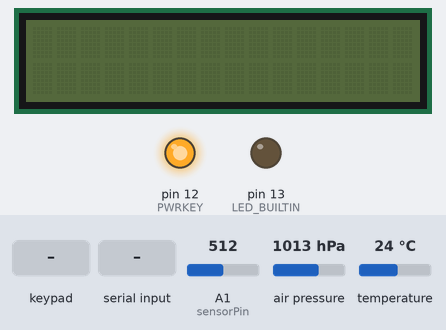
A sketch run on a simulated Arduino Uno, built with avr-gcc and run on an emulated ATmega328P. On the bench: 16×2 character LCD, output pins drawn as LEDs (lit = HIGH). Wiring (inferred from the names in the program): BME280 sensor at I2C address 0x76. The test bench sets the inputs (shaded band); at power-on: A1 (sensorPin) = 512, air pressure 1013 hPa, temperature 24 °C. The modem accepts every AT command (registered, SIM ready, sends succeed) and sends nothing else; what the sketch prints to the serial monitor is not drawn.

Above: at 1.8 s.
1.9 s: keypad keys 9 8 7 6 * pressed 0.4 s apart
At 2.7 s:
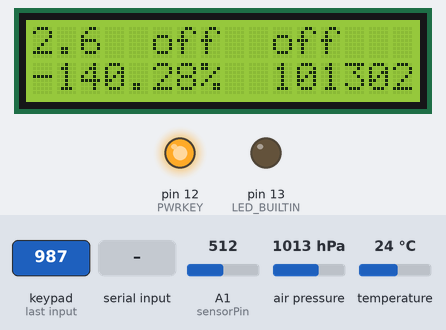
At 4.3 s:
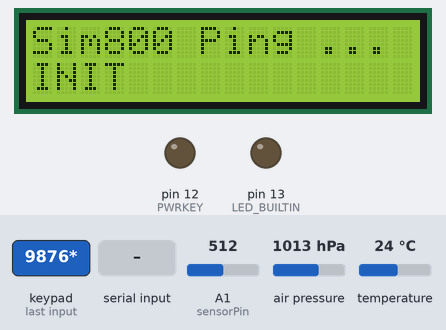
7.0 s: "SENDDATATOME\n" received over the second serial link
At 11.2 s:
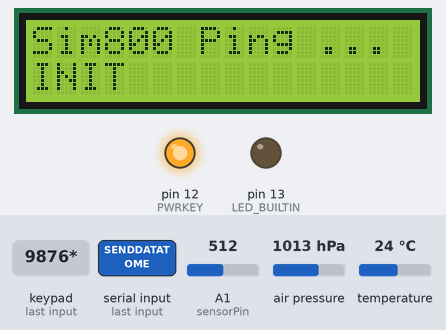
11.4 s: "A\n" received over the second serial link
15.5 s: "B\n" received over the second serial link
Timing chart, 0 to 18.5 s (numbered marks = the images above; inputs shaded):
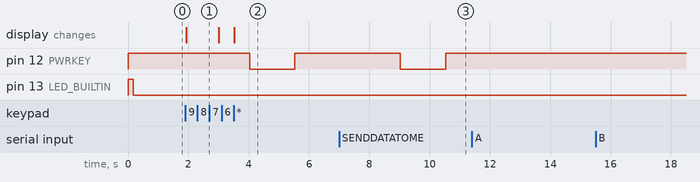

The sketch:

Sim800L.ino
```cpp
#include <EEPROM.h>
#include <Keypad.h>
#include <Wire.h>  // https://www.arduino.cc/reference/en/language/functions/communication/wire/

#include "forcedBMX280.h"
#include "header.h"
//
#define BMX_CYCLE 2000  // frequency for BMX280 readout (in ms)
ForcedBME280Float climateSensor = ForcedBME280Float(Wire, 0x76);
int32_t g_temperature;     // current temperature
uint32_t g_pressure;       // current pressure
uint32_t g_humidity;       // current humidity
float g_temperatureFloat;  // current temperature
float g_pressureFloat;     // current pressure
float g_humidityFloat;     // current humidity
//
//
const int sensorPin = A1;            // Analog pin connected to the sensor
const float referenceVoltage = 1.1;  // Internal reference voltage
const float resistorValue = 51.0;    // Resistor value in ohms
const float maxCurrent = 0.0198;     // 20 mA
const float minCurrent = 0.0038;     // 4 mA
const float maxValue = 6.0;          // Maximum value corresponding to 20 mA
const float minValue = 0.0;
const int sesnsorupdatecountnumbers = 10;
int sesnsorupdatecount = 0;
String valueString = "";
float value;
//
const byte ROWS = 4;  // Four rows
const byte COLS = 4;  // Four columns
char keys[ROWS][COLS] = {{'1', '2', '3', 'A'},
                         {'4', '5', '6', 'B'},
                         {'7', '8', '9', 'C'},
                         {'*', '0', '#', 'D'}};
byte rowPins[ROWS] = {9, 8, 7, 6};
byte colPins[COLS] = {5, 4, 3, 2};

Keypad keypad = Keypad(makeKeymap(keys), rowPins, colPins, ROWS, COLS);

// Variables
unsigned long lastKeyPressTime = 0;
const unsigned long timeout = 20000;
bool inMenu = false;
bool inValueMenu = false;
bool inShow = false;
int valueIndex = 0;
const int predefinedValues[] = {1, 2, 3, 4, 6, 12, 24};
int hourValue = 0;
unsigned long previousMillis = 0;
unsigned long interval;
unsigned long HpreviousMillis = 0;  // Stores last time SMS was checked
const long Hinterval = 150000;
void setup() {
  // set LED as output and turn it off
  pinMode(LED_BUILTIN, OUTPUT);
  digitalWrite(LED_BUILTIN, HIGH);
  Serial.begin(9600);
  mob.begin();
  // Initialize the dis
  dis.begin();
  // Enable internal AREF 1.1V
  analogReference(INTERNAL);
  Wire.begin();
  while (climateSensor.begin()) {
    Serial.println("Waiting for sensor...");

    delay(1000);
  }
  digitalWrite(LED_BUILTIN, LOW);
  // Retrieve values from EEPROM
  retrieveValuesFromEEPROM();
  Serial.println(mob.phoneNumber);
  Serial.println(hourValue);
  Serial.println("hello Initializing...");
  delay(500);
  interval = hourValue * 3600000UL;  // 3600000UL
}

float mymap(float x, float in_min, float in_max, float out_min, float out_max) {
  return (x - in_min) * (out_max - out_min) / (in_max - in_min) + out_min;
}

void checksms() {
  unsigned long currentMillis = millis();
  if (currentMillis - previousMillis >= interval) {
    previousMillis = currentMillis;
    mob.sendSMS("s1 : " + valueString + "\n" +
                "temp : " + String(g_temperatureFloat, 1) + "\n" +
                "airp : " + g_pressure + "\n" + "humy : " + "28");
  }
  // if (currentMillis - HpreviousMillis >= Hinterval) {
  //   HpreviousMillis = currentMillis;
  //   mob.checkSMS("hello" + valueString);
  // }
}
void loop() {
  checksms();
  for (int J = 0; J < 10; J++) {
    //
    int sensorValue = analogRead(sensorPin);
    float voltage = sensorValue * (referenceVoltage / 1023.0);
    float current = voltage / resistorValue;
    value = value + mymap(current, minCurrent, maxCurrent, minValue, maxValue);

    //
    for (int i = 0; i < 100; i++) {
      char key = keypad.getKey();

      if (key) {
        Serial.println(key);
        lastKeyPressTime = millis();
        if (inMenu) {
          handleMenu(key);
        } else if (inValueMenu) {
          handleValueMenu(key);
        } else {
          if (key == 'A') {
            inMenu = true;
            inShow = false;
            mob.phoneNumber = "";
            dis.Menu("Enter Number:");
          } else if (key == 'B') {
            inValueMenu = true;
            inShow = false;
            valueIndex = 0;
            dis.Menu(String(predefinedValues[valueIndex]));
          } else if (key == '*') {
            inShow = false;
            mob.sendSMS("s1 : " + valueString + "\n" +
                        "temp : " + String(g_temperatureFloat, 1) + "\n" +
                        "airp : " + g_pressure + "\n" + "humy : " + "28");

          } else {
            inShow = true;
            dis.Show(valueString, "off", "off", String(g_temperatureFloat, 1),
                     "28%", String(g_pressure));
          }
        }
      }

      delay(1);
    }
    if (millis() - lastKeyPressTime > timeout) {
      inShow = false;
      dis.Off();
    }
  }
  // Serial.println("Before Min " + String(value));
  value = value / 10;
  if (value < 0) {
    value = 0.0;
  }
  // Serial.println("After Min " + String(value));
  climateSensor.takeForcedMeasurement();
  g_pressure = climateSensor.getPressure();
  g_temperatureFloat = climateSensor.getTemperatureCelsiusAsFloat(true);
  valueString = String(value, 1);
  if (inShow) {
    Serial.println("update");
    dis.Show(valueString, "off", "off", String(g_temperatureFloat, 1), "28%",
             String(g_pressure));
  }
}

void handleMenu(char key) {
  if (key == 'B') {
    if (mob.phoneNumber.length() > 0) {
      mob.phoneNumber.remove(mob.phoneNumber.length() - 1);
    }
  } else if (key == 'C') {
    inMenu = false;
    dis.Menu("number saved");
    delay(500);
    dis.Menu(mob.phoneNumber);
    delay(2000);
    savephoneNumberToEEPROM();
  } else if (key == 'D') {
    inMenu = false;
    dis.Menu("Cancelled");
    delay(2000);
  } else if (mob.phoneNumber.length() < 10 && isDigit(key)) {
    mob.phoneNumber += key;
  }
  dis.Menu(mob.phoneNumber);
}

void handleValueMenu(char key) {
  if (key == 'B') {
    valueIndex = (valueIndex + 1) %
                 (sizeof(predefinedValues) / sizeof(predefinedValues[0]));
    dis.Menu(String(predefinedValues[valueIndex]));
  } else if (key == 'C') {
    inValueMenu = false;
    dis.Menu("Value saved");
    delay(500);
    dis.Menu(String(predefinedValues[valueIndex]));
    delay(2000);
    saveValueToEEPROM();
  } else if (key == 'D') {
    inValueMenu = false;
    dis.Menu("Cancelled");
    delay(2000);
  }
}

void savephoneNumberToEEPROM() {
  for (int i = 0; i < 10; i++) {
    EEPROM.write(i, mob.phoneNumber[i]);
  }
}

void saveValueToEEPROM() {
  hourValue = predefinedValues[valueIndex];
  EEPROM.write(10, predefinedValues[valueIndex]);
  interval = hourValue * 3600000UL;
}

void retrieveValuesFromEEPROM() {
  char tempphoneNumber[11];
  for (int i = 0; i < 10; i++) {
    tempphoneNumber[i] = EEPROM.read(i);
  }
  tempphoneNumber[10] = '\0';
  mob.phoneNumber = String(tempphoneNumber);

  hourValue = EEPROM.read(10);
}
```

header.h
```cpp
#ifndef SIML_H_H
#define SIML_H_H
#include "src/sim800c/simcard.h"
#include "src/mylcd/mylcd.h"

#endif
```

simcard.cpp
```cpp
#include "simcard.h"

#include <SoftwareSerial.h>

#include "../mylcd/mylcd.h"
MySim mob;
SoftwareSerial mySerial(10, 11);  // RX, TX
MySim::MySim(/* args */) {}

void MySim::begin() {
  mySerial.begin(9600);
  pinMode(PWRKEY, OUTPUT);
  digitalWrite(PWRKEY, HIGH);  // Ensure PWRKEY is HIGH initially
}

void MySim::updateSerial() {
  delay(500);
  while (Serial.available()) {
    mySerial.write(
        Serial.read());  // Forward what Serial received to Software Serial Port
  }
  while (mySerial.available()) {
    Serial.write(
        mySerial
            .read());  // Forward what Software Serial received to Serial Port
  }
}

void MySim::sendSMS(String text) {
  dis.GSMlog("Sim800 Ping ...", "INIT");

  // Check if the module is on
  mySerial.println("AT");
  int16_t response = wait("OK,ERROR", 5000);
  updateSerial();

  if (response == 0) {
    // Module is on, turn it off
    Serial.println("Turning off the module...");

    digitalWrite(PWRKEY, LOW);
    delay(1000);
    updateSerial();
    digitalWrite(PWRKEY, HIGH);
    delay(3000);  // Wait for the module to turn off
    updateSerial();
  }

  // Turn on the module
  Serial.println("Turning on the module...");

  digitalWrite(PWRKEY, LOW);
  delay(1000);
  updateSerial();
  digitalWrite(PWRKEY, HIGH);
  delay(3000);  // Wait for the module to turn on
  updateSerial();

  // Wait for SMS ready
  response = wait("SMS Ready,ERROR", 15000);
  updateSerial();
  if (response != 0) {
    Serial.println("Failed to initialize SMS mode.");
    dis.GSMlog("ERROR Ping", "INIT Sim800");
    return;
  }

  // Send SMS
  dis.GSMlog("Sending SMS", phoneNumber);
  mySerial.println("AT+CMGF=1");  // Set SMS mode to text
  delay(1000);
  updateSerial();
  mySerial.print("AT+CMGS=\"");
  mySerial.print("+98" + phoneNumber);
  mySerial.println("\"");
  delay(1000);
  response = wait(">,ERROR", 1000);
  updateSerial();
  mySerial.print(text);  // Message content
  delay(1000);
  updateSerial();
  mySerial.write(26);  // Send Ctrl+Z to send the SMS
  delay(5000);
  updateSerial();

  // Turn off the module
  Serial.println("Turning off the module...");
  dis.GSMlog("SMS Sent", "Sleep Mode");
  digitalWrite(PWRKEY, LOW);
  delay(3000);
  digitalWrite(PWRKEY, HIGH);
  delay(3000);

  updateSerial();
}

void MySim::checkSMS(String text) {
  dis.GSMlog("Sim800 Ping ...", "INIT");

  // Check if the module is on
  mySerial.println("AT");
  int16_t response = wait("OK,ERROR", 5000);
  updateSerial();

  if (response == 0) {
    // Module is on, turn it off
    Serial.println("Turning off the module...");
    digitalWrite(PWRKEY, LOW);
    delay(1000);
    updateSerial();
    digitalWrite(PWRKEY, HIGH);
    delay(3000);  // Wait for the module to turn off
    updateSerial();
  }

  // Turn on the module
  Serial.println("Turning on the module...");
  digitalWrite(PWRKEY, LOW);
  delay(1000);
  updateSerial();
  digitalWrite(PWRKEY, HIGH);
  delay(3000);  // Wait for the module to turn on
  updateSerial();

  // Wait for SMS ready
  response = wait("SMS Ready,ERROR", 15000);
  updateSerial();

  if (response != 0) {
    Serial.println("Failed to initialize SMS mode.");
    dis.GSMlog("ERROR Ping", "INIT Sim800");
    return;
  }

  // Check for new SMS messages
  mySerial.println("AT+CMGF=1");  // Set SMS mode to text
  delay(1000);
  updateSerial();
  mySerial.println("AT+CMGL=\"REC UNREAD\"");  // List unread messages
  delay(1000);
  updateSerial();

  // Read messages and check for command
  while (mySerial.available()) {
    String smsContent = mySerial.readString();
    if (smsContent.indexOf("SENDDATATOME") != -1) {
      // Command found, send SMS
      dis.GSMlog("Sending SMS", phoneNumber);
      mySerial.println("AT+CMGF=1");  // Set SMS mode to text
      delay(1000);
      updateSerial();
      mySerial.print("AT+CMGS=\"");
      mySerial.print("+98" + phoneNumber);
      mySerial.println("\"");
      delay(1000);
      response = wait(">,ERROR", 1000);
      updateSerial();
      mySerial.print(text);  // Message content
      delay(1000);
      updateSerial();
      mySerial.write(26);  // Send Ctrl+Z to send the SMS
      delay(5000);
      updateSerial();
      break;
    }
  }

  // Turn off the module
  Serial.println("Turning off the module...");
  dis.GSMlog("SMS Sent", "Sleep Mode");
  digitalWrite(PWRKEY, LOW);
  delay(3000);
  digitalWrite(PWRKEY, HIGH);
  delay(3000);
  updateSerial();
}

int16_t MySim::wait(char* Values, uint16_t timeout) {
  uint16_t Length = strlen(Values);

  char InputBuffer[Length + 1];
  strcpy(InputBuffer, Values);
  char CompareBuffer[Length + 1];
  memset(CompareBuffer, 0, sizeof(CompareBuffer));

  uint16_t Quantity = 1;

  for (int16_t n = 0; n < Length; n++) {
    if (InputBuffer[n] == ',') Quantity++;
  }

  char* InputTokens[Quantity];
  memset(InputTokens, 0, sizeof(InputTokens));
  char* CompareTokens[Quantity];
  memset(CompareTokens, 0, sizeof(CompareTokens));

  InputTokens[0] = InputBuffer;
  CompareTokens[0] = CompareBuffer;

  uint16_t TokenPosition = 1;
  for (int16_t n = 0; n < Length; n++) {
    if (InputBuffer[n] == ',') {
      InputBuffer[n] = 0;
      InputTokens[TokenPosition] = &InputBuffer[n + 1];
      CompareTokens[TokenPosition] = &CompareBuffer[n + 1];
      TokenPosition++;
    }
  }

  uint64_t timer = millis();
  char c;

  while (millis() - timer < timeout) {
    while (mySerial.available()) {
      c = mySerial.read();
      Serial.print(c);

      for (int16_t n = 0; n < Quantity; n++) {
        Length = strlen(CompareTokens[n]);
        if (c == InputTokens[n][Length])
          CompareTokens[n][Length] = c;
        else
          memset(CompareTokens[n], 0, Length);

        if (!strcmp(InputTokens[n], CompareTokens[n])) return n;
      }
    }
  }
  return -1;
}
```

simcard.h
```cpp
#ifndef SIM800CCCC_C
#define SIM800CCCC_C

#include "Arduino.h"

const int PWRKEY = 12;  // GPIO4 for power control

class MySim {
 private:
 public:
  MySim();
  void begin();
  int16_t wait(char* Values, uint16_t timeout);
  void updateSerial();
  void sendSMS(String text);
  void checkSMS(String text);
  String phoneNumber = "9016888626";  // Enter your phone number here
  String message = "hi";
};

extern MySim mob;
#endif
```

mylcd.cpp
```cpp
#include "mylcd.h"

#include <LiquidCrystal_PCF8574.h>
// LCD setup
LiquidCrystal_PCF8574 lcd(
    0x27);  // set the LCD address to 0x27 for a 16 chars and 2 line display

mylcd dis;

mylcd::mylcd(/* args */) {}

void mylcd::Show(String p0, String p1, String p2, String temp, String humy,
                 String air) {
                  lcd.clear();
                  lcd.setBacklight(255);
  lcd.setCursor(0, 0);
  lcd.print(p0);
  lcd.setCursor(5, 0);
  lcd.print(p1);
  lcd.setCursor(10, 0);
  lcd.print(p2);
  lcd.setCursor(0, 1);
  lcd.print(temp);
  lcd.setCursor(5, 1);
  lcd.print(humy);
  lcd.setCursor(10, 1);
  lcd.print(air);
}

void mylcd::GSMlog(String what, String where) {
  lcd.clear();
  lcd.setBacklight(255);
  lcd.setCursor(0, 0);
  lcd.print(what);
  lcd.setCursor(0, 1);
  lcd.print(where);
}

void mylcd::Off() {
  lcd.clear();
  delay(500);
  lcd.setBacklight(0);
}
void mylcd::Menu(String p0) {
  lcd.clear();
  lcd.setBacklight(255);
  lcd.setCursor(0, 0);
  lcd.print(p0);
}
void mylcd::begin() {
  lcd.begin(16, 2);
  delay(100);
}
```

mylcd.h
```cpp
#ifndef MYLCD_H_H
#define MYLCD_H_H

// Constants

#include "Arduino.h"

class mylcd {
 private:
  /* data */
 public:
  // Enter your message here
  mylcd(/* args */);
  void begin();
  void Off();
  void Menu(String p0);
  void Show(String p0, String p1, String p2, String temp, String humy,
            String air);
  void GSMlog(String what, String where);
};

extern mylcd dis;

#endif
```

Measured:
- after the input at 1.9 s, pin 12 (PWRKEY): HIGH → LOW after 2.1 s, → HIGH 1.5 s later; the display: changes at once (image 1)
- after the input at 11.4 s, every drawn part: stays the same
